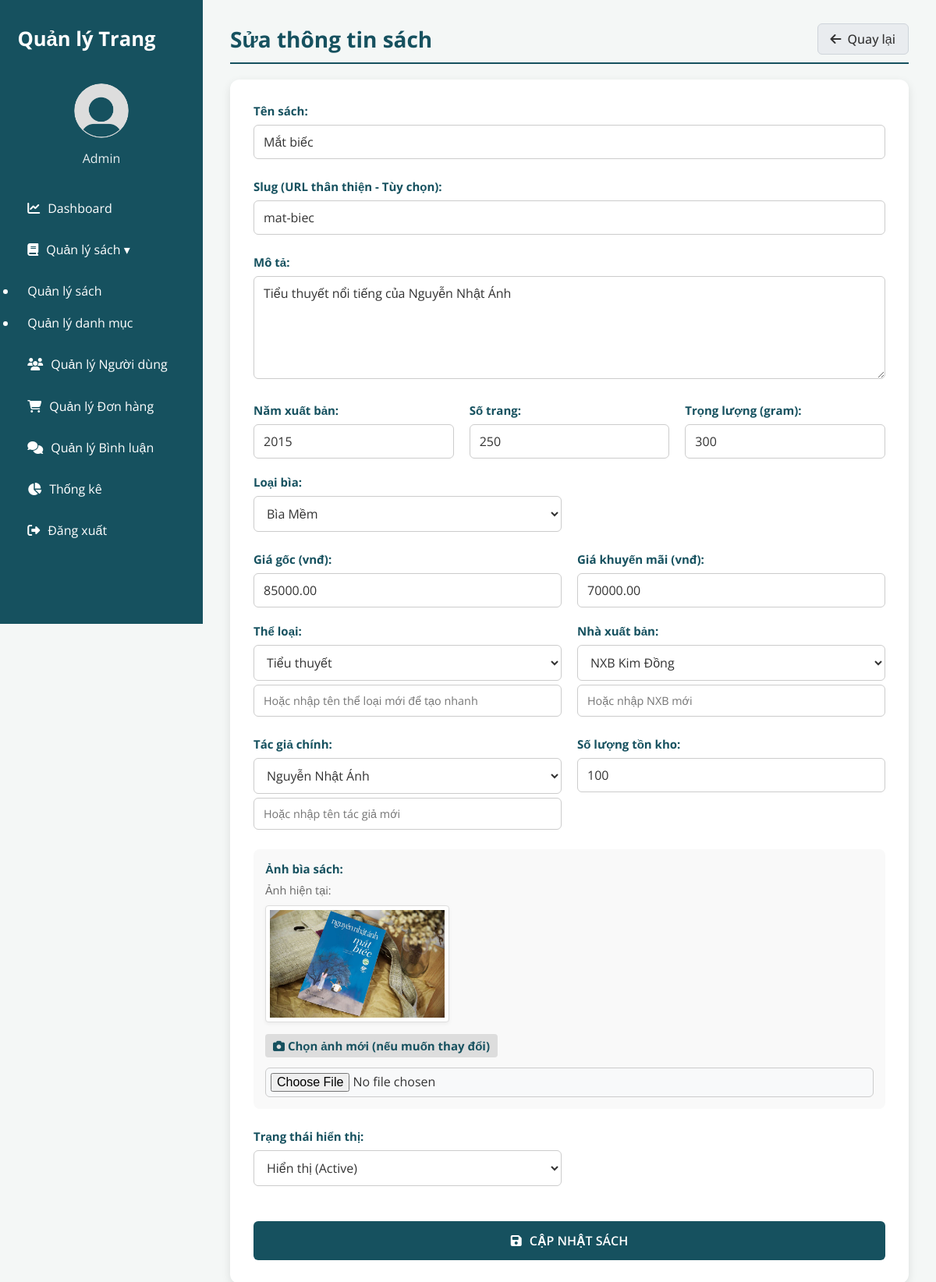
/edit_book.php?id=1 (signed in), run on the app's committed database.
### tables this page shows
CREATE TABLE `books` (
  `book_id` int(11) NOT NULL,
  `title` varchar(255) NOT NULL,
  `slug` varchar(255) DEFAULT NULL,
  `description` text NOT NULL,
  `publish_year` year(4) NOT NULL,
  `pages` int(11) NOT NULL,
  `weight` int(11) NOT NULL,
  `cover_type` enum('hard','soft','','') NOT NULL,
  `price` decimal(10,2) NOT NULL,
  `discounted_price` decimal(10,2) NOT NULL,
  `stock_quantity` int(11) NOT NULL,
  `category_id` int(11) NOT NULL,
  `publisher_id` int(11) NOT NULL,
  `created_at` datetime NOT NULL DEFAULT current_timestamp(),
  `updated_at` datetime NOT NULL DEFAULT current_timestamp() ON UPDATE current_timestamp(),
  `status` enum('active','hidden','','') NOT NULL
);

CREATE TABLE `categories` (
  `category_id` int(11) NOT NULL,
  `name` varchar(255) NOT NULL,
  `parent_id` int(11) DEFAULT NULL
);

CREATE TABLE `publishers` (
  `publisher_id` int(11) NOT NULL,
  `name` varchar(255) NOT NULL
);

### edit_book.php (the view, shortened to what this page needs)
<?php
include 'connect.php';
$book_id = isset($_GET['id']) ? intval($_GET['id']) : 0;
$sql = "SELECT b.*,
        (SELECT url FROM images WHERE book_id = b.book_id LIMIT 1) AS image_url,
        (SELECT GROUP_CONCAT(author_id) FROM book_authors WHERE book_id = b.book_id) AS author_ids
        FROM books b
        WHERE b.book_id = ?";
$stmt = $ocon->prepare($sql);
$stmt->bind_param("i", $book_id);
$stmt->execute();
$result = $stmt->get_result();
$book = $result->fetch_assoc();
$categories = $ocon->query("SELECT * FROM categories");
$authors    = $ocon->query("SELECT * FROM authors");
$publishers = $ocon->query("SELECT * FROM publishers");
$current_author_ids = !empty($book['author_ids']) ? explode(",", $book['author_ids']) : [];
?>
<!DOCTYPE html>
<html lang="vi">
<head>
    <link rel="stylesheet" href="CSS/admin.css">
    <link rel="stylesheet" href="CSS/edit_book.css">
    <link rel="stylesheet" href="https://cdnjs.cloudflare.com/ajax/libs/font-awesome/6.4.0/css/all.min.css">
</head>
<body>
<?php include 'admin_nav.php'; ?>
<main class="book-management">
    <div class="header-container" style="display:flex; justify-content:space-between; align-items:center;">
        <h2>Sửa thông tin sách</h2>
        <a href="admin_bookmanagement.php" class="btn-back" style="text-decoration:none; color:#333;"><i class="fa fa-arrow-left"></i> Quay lại</a>
    </div>
    <form id="edit-book-form" enctype="multipart/form-data">
        <div class="form-group">
            <label>Tên sách:</label>
            <input type="text" name="title" value="<?= htmlspecialchars($book['title']) ?>" required>
        </div>
        <div class="form-group">
            <label>Slug (URL thân thiện - Tùy chọn):</label>
            <input type="text" name="slug" value="<?= htmlspecialchars($book['slug'] ?? '') ?>">
        </div>
        <div class="form-group">
            <label>Mô tả:</label>
            <textarea name="description" rows="5"><?= htmlspecialchars($book['description']) ?></textarea>
        </div>
        <div class="form-row" style="display:flex; gap:20px;">
            <div style="flex:1">
                <label>Năm xuất bản:</label>
                <input type="number" name="publish_year" value="<?= $book['publish_year'] ?>" min="1900" max="<?= date('Y') + 1 ?>">
            </div>
            <div style="flex:1">
                <label>Số trang:</label>
                <input type="number" name="pages" value="<?= $book['pages'] ?>">
            </div>
            <div style="flex:1">
                <label>Trọng lượng (gram):</label>
                <input type="number" name="weight" value="<?= $book['weight'] ?>">
            </div>
        </div>
        <div class="form-group">
            <label>Loại bìa:</label>
            <select name="cover_type">
                <option value="soft" <?= $book['cover_type'] == 'soft' ? 'selected' : '' ?>>Bìa Mềm</option>
            </select>
        </div>
        <div class="form-row" style="display:flex; gap:20px;">
            <div style="flex:1">
                <label>Giá gốc (vnđ):</label>
                <input type="number" step="1000" name="price" value="<?= $book['price'] ?>">
            </div>
            <div style="flex:1">
                <label>Giá khuyến mãi (vnđ):</label>
                <input type="number" step="1000" name="discounted_price" value="<?= $book['discounted_price'] ?>">
            </div>
        </div>
        <div class="form-group">
            <label>Thể loại:</label>
            <select name="category">
                <?php while ($cat = $categories->fetch_assoc()): ?>
                    <option value="<?= $cat['category_id'] ?>" <?= $book['category_id'] == $cat['category_id'] ? 'selected' : '' ?>>
                        <?= htmlspecialchars($cat['name']) ?>
                    </option>
                <?php endwhile; ?>
            </select>
            <input type="text" name="new_category" placeholder="Hoặc nhập tên thể loại mới để tạo nhanh" style="margin-top:5px; font-size:0.9em;">
        </div>
        <div class="form-group">
            <label>Nhà xuất bản:</label>
            <select name="publisher">
                <?php while ($pub = $publishers->fetch_assoc()): ?>
                    <option value="<?= $pub['publisher_id'] ?>" <?= $book['publisher_id'] == $pub['publisher_id'] ? 'selected' : '' ?>>
                        <?= htmlspecialchars($pub['name']) ?>
                    </option>
                <?php endwhile; ?>
            </select>
            <input type="text" name="new_publisher" placeholder="Hoặc nhập NXB mới" style="margin-top:5px; font-size:0.9em;">
        </div>
        <div class="form-group">
            <label>Tác giả chính:</label>
            <select name="author">
                <?php while ($auth = $authors->fetch_assoc()): ?>
                    <option value="<?= $auth['author_id'] ?>" <?= in_array($auth['author_id'], $current_author_ids) ? 'selected' : '' ?>>
                        <?= htmlspecialchars($auth['name']) ?>
                    </option>
                <?php endwhile; ?>
            </select>
            <input type="text" name="new_author" placeholder="Hoặc nhập tên tác giả mới" style="margin-top:5px; font-size:0.9em;">
        </div>
        <div class="form-group">
            <label>Số lượng tồn kho:</label>
            <input type="number" name="stock_quantity" value="<?= $book['stock_quantity'] ?>">
        </div>
        <div class="form-group" style="background: #f9f9f9; padding: 15px; border-radius: 8px;">
            <label>Ảnh bìa sách:</label>
            <div style="margin-bottom: 10px;">
                <?php if (!empty($book['image_url'])): ?>
                    <p style="font-size: 0.9em; color: #666;">Ảnh hiện tại:</p>
                    <img src="<?= htmlspecialchars($book['image_url']) ?>" alt="Ảnh bìa" style="height: 150px; border: 1px solid #ddd; border-radius: 4px;">
                <?php else: ?>
                    <p style="color: #999; font-style: italic;">Chưa có ảnh bìa</p>
                <?php endif; ?>
            </div>
            <label for="cover_upload" style="cursor: pointer; display: inline-block; background: #ddd; padding: 5px 10px; border-radius: 4px;">
                <i class="fa fa-camera"></i> Chọn ảnh mới (nếu muốn thay đổi)
            </label>
            <input type="file" id="cover_upload" name="cover" accept="image/*" style="margin-top: 5px;">
        </div>
        <div class="form-group">
            <label>Trạng thái hiển thị:</label>
            <select name="status">
                <option value="active" <?= $book['status'] == 'active' ? 'selected' : '' ?>>Hiển thị (Active)</option>
            </select>
        </div>
        <button type="submit" class="btn-submit" style="margin-top: 20px;"><i class="fa fa-save"></i> Cập nhật sách</button>
    </form>
</main>
</body>
</html>

### CSS/admin.css (style rules this page uses)
:root { --primary: #195b6d; --accent: #538297; --orange: #F59E0B; --bg: #f3f4f6; --dark: #1f2937; --white: #ffffff; --text: #1F2937; --radius: 16px; }
* { margin: 0; padding: 0; box-sizing: border-box; font-family: 'Open Sans', sans-serif; }
body { display: flex; min-height: 100vh; background: var(--bg); color: var(--text); }
main { flex: 1; padding: 1.5rem 2.5rem; }

### CSS/edit_book.css (style rules this page uses)
body { background-color: #f4f7f6; }
.book-management { max-width: 900px; margin: 30px auto; padding: 0 15px; font-family: "Segoe UI", sans-serif; }
.header-container { display: flex; justify-content: space-between; align-items: center; margin-bottom: 20px; padding-bottom: 10px; border-bottom: 2px solid #16515fff; }
.book-management h2 { color: #16515fff; font-size: 28px; font-weight: bold; margin: 0; }
.btn-back { display: inline-flex; align-items: center; gap: 8px; padding: 8px 16px; background-color: #e9ecef; color: #16515fff; text-decoration: none; border-radius: 6px; font-weight: 500; transition: 0.3s; border: 1px solid #ced4da; }
#edit-book-form { background-color: #fff; padding: 30px; border-radius: 12px; box-shadow: 0 4px 12px rgba(0,0,0,0.1); display: grid; grid-template-columns: 1fr 1fr; gap: 20px; }
.form-group { margin-bottom: 5px; }
.form-group:has(textarea), .form-group:has(input[name="title"]), .form-group:has(input[name="slug"]), .form-row, .form-group:has(input[type="file"]), button[type="submit"] { grid-column: 1 / -1; }
#edit-book-form label { display: block; margin-bottom: 8px; font-weight: bold; color: #16515fff; font-size: 15px; }
#edit-book-form input[type="text"], #edit-book-form input[type="number"], #edit-book-form input[type="file"], #edit-book-form select, #edit-book-form textarea { width: 100%; padding: 10px 12px; border-radius: 6px; border: 1px solid #ccc; font-size: 16px; color: #333; background-color: #fff; transition: border-color 0.3s, box-shadow 0.3s; box-sizing: border-box; }
#edit-book-form textarea { resize: vertical; min-height: 100px; }
.form-row { display: flex; gap: 20px; }
.form-row > div { flex: 1; }
#edit-book-form img { margin-top: 10px; border: 1px solid #ddd; padding: 5px; background: #fff; border-radius: 4px; box-shadow: 0 2px 5px rgba(0,0,0,0.05); }
input[type="file"] { padding: 6px !important; background-color: #f8f9fa !important; }
#edit-book-form .btn-submit { margin-top: 15px; padding: 14px 20px; background-color: #16515fff; color: #fff; border: none; border-radius: 6px; font-size: 16px; font-weight: 600; text-transform: uppercase; cursor: pointer; display: flex; align-items: center; justify-content: center; gap: 10px; transition: background-color 0.3s; width: 100%; }

### data on the page
books: title "Mắt biếc", slug "mat-biec", description "Tiểu thuyết nổi tiếng của Nguyễn Nhật Ánh", publish_year "2015", pages "250", weight "300", cover_type "Bìa Mềm", price "85000.00", discounted_price "70000.00", category "Tiểu thuyết", publisher "NXB Kim Đồng", stock_quantity "100", status "Hiển thị (Active)"

### other printed values
$admin_name "Admin"
form field author "Nguyễn Nhật Ánh"
